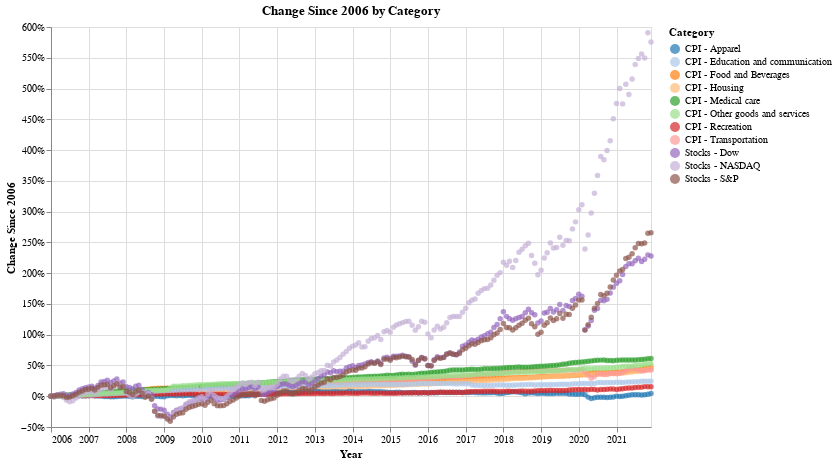

The notebook cell saved with this chart:
### Code cell
# Scatter Chart
alt.Chart(df[['date','change','Category']][(df['date'] >= start_date) & (df['date'] <= end_date)], title='Change Since ' + str(start_year) +' by Category').mark_circle().encode(
    x = alt.X('date', title = 'Year'),
    y = alt.Y('change', title='Change Since ' + str(start_year), axis=alt.Axis(format='%')),
    color = alt.Color('Category', scale=alt.Scale(scheme = c_scheme)),
    tooltip = 'Category'
).properties(height=400, width=600)#.interactive()

### Figure 1 — Vega-Lite specification as saved in the notebook (floating-point values rounded to 4 significant figures; data arrays with more than 128 entries replaced by an {"elided": "..."} marker saying what was removed)
{"config": {"view": {"continuousWidth": 400, "continuousHeight": 300}}, "data": {"name": "data-6f49687474773b25aa474ad4f538dc31"}, "mark": "circle", "encoding": {"color": {"field": "Category", "scale": {"scheme": "category20"}, "type": "nominal"}, "tooltip": {"field": "Category", "type": "nominal"}, "x": {"field": "date", "title": "Year", "type": "temporal"}, "y": {"axis": {"format": "%"}, "field": "change", "title": "Change Since 2006", "type": "quantitative"}}, "height": 400, "title": "Change Since 2006 by Category", "width": 600, "$schema": "https://vega.github.io/schema/vega-lite/v4.17.0.json", "datasets": {"data-6f49687474773b25aa474ad4f538dc31": {"elided": "2112 records"}}}
